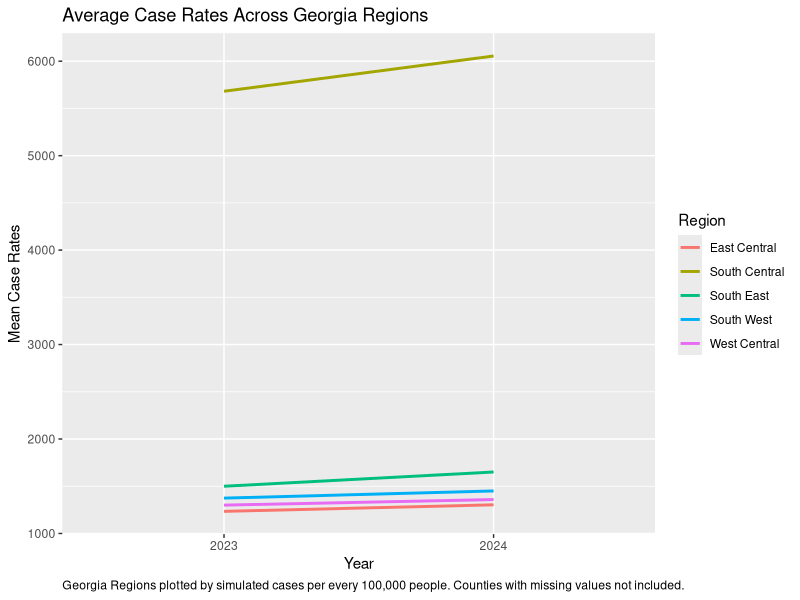
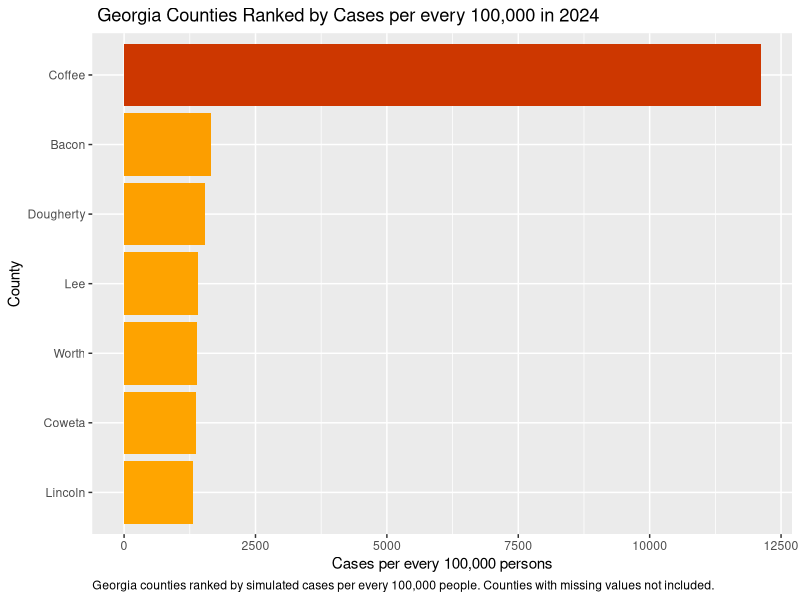
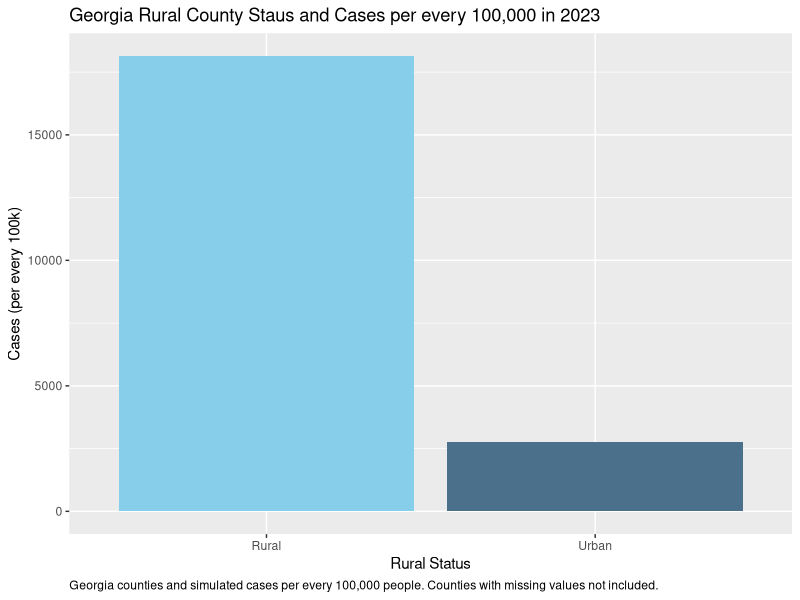

Reproduce these figures in R, in order.
## ---- chunk 1
library(tidyverse)
## ---- chunk 2
raw_health_data <- data.frame(
 
  County_fips = c(
    13095, 13177, 13321, 13005, 13069, 13007, 13077, 13181 ,13069),
  
  County = c(
    "Dougherty", "Lee", "Worth", "Bacon", "Coffee", "Baker", "Coweta", "Lincoln", "Coffee"),
  
  Region = c(
    "South West","South West", "South West","South East", "South Central", "South West", "West Central", "East Central", "South Central"),
  
  Population_2023 = c(
    86000, 31000, 21000, 3200, 22000, 8500, 30000, 47000, 22000),
  
 Population_2024 = c(
   85500, 30800, 20800, 3150, 21800, 8400, 29800, 46800, 21800),
  
  Cases_2023 = c(
    1250, 410, 275, 48, 1250, 120, 390, 580, 1250),
  
  Cases_2024 = c(
    1320, 435, 290, 52, 1320, NA, 405, 610, 1320)
)
raw_health_data
## ---- chunk 3

glimpse(raw_health_data)

duplicated(raw_health_data) # Shows if rows are repeated. Will show as TRUE. 1st instance shows as FALSE. 9th row = TRUE


## ---- chunk 4
summary(raw_health_data) # Shows missing values for each column if present. Shows one NA in Case_2024 Column
## ---- chunk 5
health_data_clean <- raw_health_data %>%
  distinct() 

health_data_clean  
## ---- chunk 6
health_data_long <- health_data_clean %>%
  pivot_longer(
    cols = c(starts_with("Population_"),
             starts_with("Cases_")
             ),
    names_to = c(
      ".value", "Year"),
    names_sep = "_"
  ) %>%
  mutate(
    Year = str_remove(
      Year,
      "Population_|Cases_"
    )
  )
  
health_data_long
## ---- chunk 7
health_data_rates <- health_data_long %>%
 mutate(
   Cases_per_100k = (
     Cases / Population) * 100000
 ) 
health_data_rates
## ---- chunk 8
Region_trends <- health_data_rates %>%
  group_by(
    Region,
    Year
  ) %>%
  summarize(
    mean_rates = mean(
      Cases_per_100k,
      na.rm = TRUE
    ),
    .groups = "drop"
  ) 

Region_trends
## ---- chunk 9
county_rural_status <- data.frame(
  
  County_fips = c(
    13095, 13177, 13321, 13005, 13069, 13007, 13077, 13181 ,13069),
  
  Rural_Status = c( 
    "Urban", "Rural", "Rural", "Rural", "Rural", "Rural", "Urban", "Rural", "Rural")
)
county_rural_status
## ---- chunk 10
joined_county_health_data <- county_rural_status %>%
  left_join(
    health_data_rates,
    by = c("County_fips")
  )
## ---- chunk 11
regional_line_graph <- ggplot(
  data = Region_trends,
  mapping = aes(
    x = Year,
    y = mean_rates,
    color = Region,
    group = Region
  )
) +
  geom_line( linewidth = 1
  )+
  labs(
    title = "Average Case Rates Across Georgia Regions",
    x = "Year",
    y = "Mean Case Rates",
    color = "Region",
    caption = "Georgia Regions plotted by simulated cases per every 100,000 people. Counties with missing values not included."
  ) +
  theme(plot.caption = element_text(hjust = 0))

regional_line_graph
## ---- chunk 12
rankedgraph_Data_2024 <- joined_county_health_data %>%
  filter(
    Year == 2024, !is.na(Cases))

## ---- chunk 13
ranked_county_graph <- ggplot(
  data = rankedgraph_Data_2024,
  mapping = aes(
              x = reorder(County, Cases_per_100k),
              y = Cases_per_100k,
              fill = Cases_per_100k
            ))+
  geom_bar(stat = "identity")+
  coord_flip()+ # flip axes to make horizontal bar chart
   scale_fill_gradient( 
    low = "orange",
    high = "orangered3"
    )+
  # color gradient doesn't really show because case values are close together.
  labs(
    x = "County",
    y = "Cases per every 100,000 persons",
    title = " Georgia Counties Ranked by Cases per every 100,000 in 2024",
    caption = "Georgia counties ranked by simulated cases per every 100,000 people. Counties with missing values not included."
  )+ 
  theme(plot.caption = element_text(hjust = 0),
    legend.position = "none")

ranked_county_graph
## ---- chunk 14
ruralstatusdata_2023 <- joined_county_health_data %>%
  filter(
    Year == 2023, !is.na(Cases))
## ---- chunk 15

ruralstatusgraph_2023 <- ggplot(
  data = ruralstatusdata_2023,
  mapping = aes(
    x = Rural_Status,
    y = Cases_per_100k,
    fill = Rural_Status
  )
) +
  geom_col()+
  scale_fill_manual(
    values = c("#87CEEB", "#4A708B")
  )+ # trying out hex codes
   labs(
    x = "Rural Status",
    y = "Cases (per every 100k)",
    title = "Georgia Rural County Staus and Cases per every 100,000 in 2023",
    caption = "Georgia counties and simulated cases per every 100,000 people. Counties with missing values not included."
  )+
  theme(plot.caption = element_text(hjust = 0),
    legend.position = "none")

ruralstatusgraph_2023
